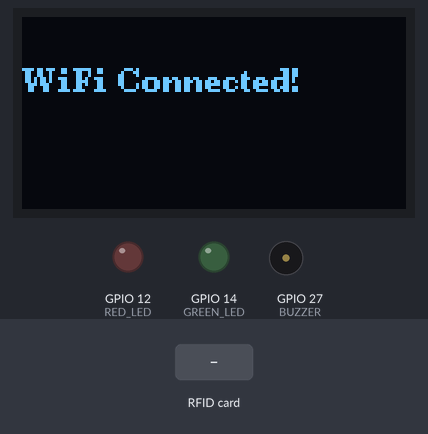
Recording of a sketch running on a simulated ESP32. On the bench: 128×64 one-colour display, output pins drawn as LEDs (lit = HIGH), buzzer (waves = sounding, pin HIGH). The test bench sets the inputs (shaded band). WiFi joins after 1.5 s; servers stay silent unless stated; what the sketch prints to the serial monitor is not drawn.

Above: at 1.6 s.
At 3.8 s:
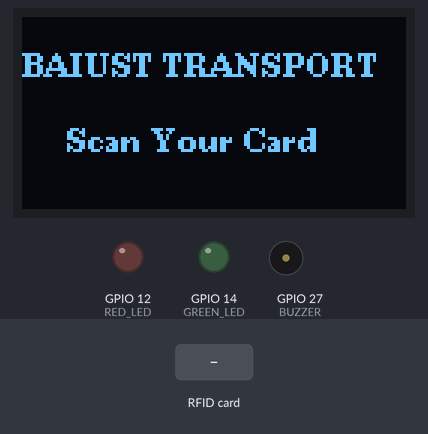
3.9 s: RFID card 5E 7A 19 C4 held to the reader
At 5.1 s:
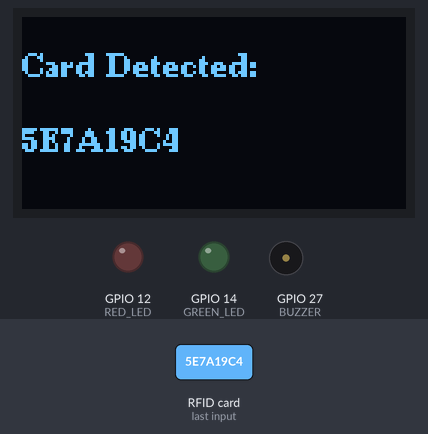
Timing chart, 0 to 6.9 s (numbered marks = the images above; inputs shaded):
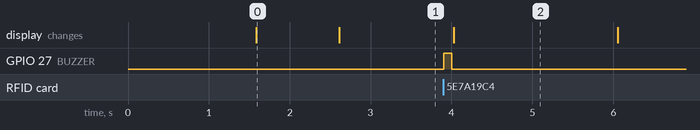

Measured:
- after the input at 3.9 s, GPIO 27 (BUZZER): LOW → HIGH at once, → LOW 0.10 s later; the display: changes after 0.13 s (image 2)
- what the display in image 0 shows lasts 1.0 s, from 1.6 s to 2.6 s
- what the display in image 2 shows lasts 2.1 s, from 4.0 s to 6.1 s

The sketch:

code.ino
```cpp
#include <WiFi.h>
#include <U8g2lib.h>
#include <Wire.h>
#include <SPI.h>
#include <Adafruit_PN532.h>

U8G2_SSD1306_128X64_NONAME_F_HW_I2C u8g2(U8G2_R0, U8X8_PIN_NONE, 22, 21);

// Initialize PN532
#define PN532_IRQ   (4)
#define PN532_RESET (5)
Adafruit_PN532 nfc(PN532_IRQ, PN532_RESET);

// WiFi
const char* ssid = "Fahim";
const char* password = "Fahim1212";

// Hardware pins
const int GREEN_LED = 14;
const int RED_LED = 12;
const int BUZZER = 27;

unsigned long messageTimer = 0;
bool showingMessage = false;

void setup() {
  Serial.begin(115200);

  pinMode(GREEN_LED, OUTPUT);
  pinMode(RED_LED, OUTPUT);
  pinMode(BUZZER, OUTPUT);

  u8g2.begin();
  u8g2.setFont(u8g2_font_ncenB08_tr);

  // Initialize NFC module
  nfc.begin();
  uint32_t versiondata = nfc.getFirmwareVersion();
  if (!versiondata) {

    u8g2.clearBuffer();
    u8g2.setCursor(0, 15);
    u8g2.print("NFC Module Error!");
    u8g2.sendBuffer();
    while (1);
  }
  nfc.SAMConfig();

  connectWiFi();

  showDefaultScreen();
}

void loop() {
  // Return to default screen after 2 seconds
  if (showingMessage && (millis() - messageTimer >= 2000)) {
    showingMessage = false;
    showDefaultScreen();
  }

  if (!showingMessage) {
    uint8_t success;
    uint8_t uid[7];
    uint8_t uidLength;

    success = nfc.readPassiveTargetID(PN532_MIFARE_ISO14443A, uid, &uidLength, 50);

    if (success) {
      String cardUID = "";
      for (uint8_t i = 0; i < uidLength; i++) {
        if(uid[i] < 0x10) cardUID += "0";
        cardUID += String(uid[i], HEX);
      }
      cardUID.toUpperCase();

      Serial.println("Card UID: " + cardUID);

      // Beep sound
      digitalWrite(BUZZER, HIGH);
      delay(100);
      digitalWrite(BUZZER, LOW);

      // Show UID on display
      showScannedCard(cardUID);

      showingMessage = true;
      messageTimer = millis();
    }
  }
}

void showDefaultScreen() {
  u8g2.clearBuffer();
  u8g2.setCursor(0, 20);
  u8g2.print("BAIUST TRANSPORT");
  u8g2.setCursor(15, 45);
  u8g2.print("Scan Your Card");
  u8g2.sendBuffer();
}

// Show scanned card UID
void showScannedCard(String uid) {
  u8g2.clearBuffer();
  u8g2.setCursor(0, 20);
  u8g2.print("Card Detected:");
  u8g2.setCursor(0, 45);
  u8g2.print(uid);
  u8g2.sendBuffer();
}

// Connect to WiFi
void connectWiFi() {
  u8g2.clearBuffer();
  u8g2.setCursor(0, 15);
  u8g2.print("Connecting WiFi...");
  u8g2.sendBuffer();

  WiFi.begin(ssid, password);
  while (WiFi.status() != WL_CONNECTED) {
    delay(500);
  }

  u8g2.clearBuffer();
  u8g2.setCursor(0, 25);
  u8g2.print("WiFi Connected!");
  u8g2.sendBuffer();
  delay(1000);
}
```
